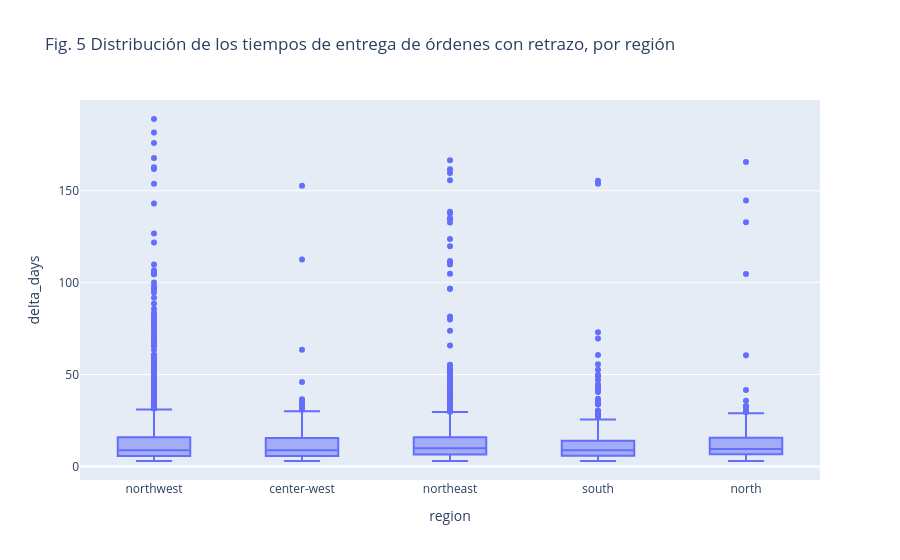

The notebook cell this image was saved under:
### Markdown cell above
Para aquellas ordenes con retrazos prolongados, las distribuciones tiempos de retrazo por región pueden visualar con diagramas de caja:

### Code cell
fig = px.box(delivered.query("delay_status == 'long_delay'"),
    x="region",
    y="delta_days",
    title="Fig. 5 Distribución de los tiempos de entrega de órdenes con retrazo, por región"
)

fig.show()

### Figure 1 — Plotly figure (JSON) as saved in the notebook; plotly's stock layout.template omitted (floating-point values rounded to 4 significant figures; data arrays with more than 128 entries replaced by an {"elided": "..."} marker saying what was removed)
{"data": [{"alignmentgroup": "True", "hovertemplate": "region=%{x}<br>delta_days=%{y}<extra></extra>", "legendgroup": "", "marker": {"color": "#636efa"}, "name": "", "notched": false, "offsetgroup": "", "orientation": "v", "showlegend": false, "type": "box", "x": {"elided": "5164 str values"}, "x0": " ", "xaxis": "x", "y": {"elided": "5164 float values"}, "y0": " ", "yaxis": "y"}], "layout": {"boxmode": "group", "legend": {"tracegroupgap": 0}, "title": {"text": "Fig. 5 Distribución de los tiempos de entrega de órdenes con retrazo, por región"}, "xaxis": {"anchor": "y", "domain": [0, 1], "title": {"text": "region"}}, "yaxis": {"anchor": "x", "domain": [0, 1], "title": {"text": "delta_days"}}}}
